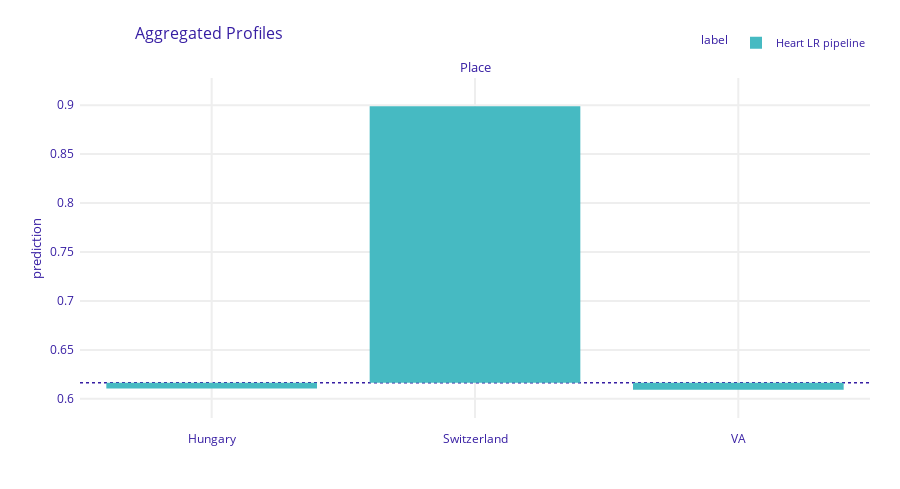

Notebook code cell kept with this figure:
### Code cell
pd_lr_cat = heart_lr_exp.model_profile(variable_type="categorical")
pd_lr_cat.plot()

### Figure 1 — Plotly figure (JSON) as saved in the notebook; plotly's stock layout.template omitted (floating-point values rounded to 4 significant figures)
{"data": [{"alignmentgroup": "True", "base": [0.6163, 0.6163, 0.6163], "customdata": [[0.6107, "Heart LR pipeline", "Place"], [0.8988, "Heart LR pipeline", "Place"], [0.6094, "Heart LR pipeline", "Place"]], "hovertemplate": "<b>%{hovertext}</b><br><br>mean_prediction=%{base:.3f}<br>prediction=%{customdata[0]:.3f}<extra></extra>", "hovertext": ["Heart LR pipeline", "Heart LR pipeline", "Heart LR pipeline"], "legendgroup": "Heart LR pipeline", "marker": {"color": "#46bac2", "pattern": {"shape": ""}}, "name": "Heart LR pipeline", "offsetgroup": "Heart LR pipeline", "orientation": "v", "showlegend": true, "textposition": "auto", "type": "bar", "x": ["Hungary", "Switzerland", "VA"], "xaxis": "x", "y": [-0.00569, 0.2825, -0.006989], "yaxis": "y"}], "layout": {"annotations": [{"font": {"size": 13}, "showarrow": false, "text": "Place", "x": 0.5, "xanchor": "center", "xref": "paper", "y": 1, "yanchor": "bottom", "yref": "paper"}, {"font": {"size": 13}, "showarrow": false, "text": "prediction", "textangle": -90, "x": -0.07, "xref": "paper", "y": 0.5, "yref": "paper"}], "barmode": "group", "font": {"color": "#371ea3"}, "height": 489, "hovermode": "x unified", "legend": {"font": {"size": 11}, "itemsizing": "constant", "orientation": "h", "title": {"font": {"size": 12}, "text": "label"}, "tracegroupgap": 0, "x": 1, "xanchor": "right", "y": 1.061, "yanchor": "bottom"}, "margin": {"b": 71, "r": 30, "t": 78}, "shapes": [{"layer": "below", "line": {"color": "#371ea3", "dash": "dot", "width": 1.5}, "type": "line", "x0": 0, "x1": 1, "xref": "x domain", "y0": 0.6163, "y1": 0.6163, "yref": "y"}], "title": {"font": {"size": 16}, "text": "Aggregated Profiles", "x": 0.15}, "xaxis": {"anchor": "y", "automargin": true, "domain": [0, 1], "fixedrange": true, "gridwidth": 2, "showticklabels": true, "tickcolor": "white", "ticklen": 10, "ticks": "outside", "title": {"text": ""}, "type": "category"}, "yaxis": {"anchor": "x", "automargin": true, "domain": [0, 1], "fixedrange": true, "gridwidth": 2, "range": [0.5804, 0.9278], "tickcolor": "white", "ticklen": 3, "ticks": "outside", "title": {"text": ""}, "type": "linear", "zeroline": false}}}
